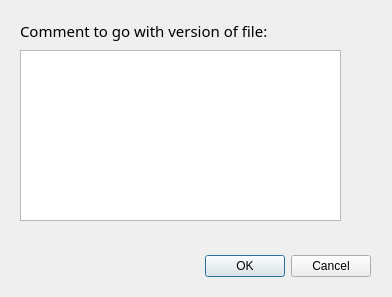
<?xml version="1.0" encoding="UTF-8"?>
<ui version="4.0">
 <class>GetComment</class>
 <widget class="QDialog" name="GetComment">
  <property name="geometry">
   <rect>
    <x>0</x>
    <y>0</y>
    <width>392</width>
    <height>297</height>
   </rect>
  </property>
  <property name="windowTitle">
   <string>Dialog</string>
  </property>
  <widget class="QDialogButtonBox" name="buttonBox">
   <property name="geometry">
    <rect>
     <x>30</x>
     <y>250</y>
     <width>341</width>
     <height>32</height>
    </rect>
   </property>
   <property name="orientation">
    <enum>Qt::Horizontal</enum>
   </property>
   <property name="standardButtons">
    <set>QDialogButtonBox::Cancel|QDialogButtonBox::Ok</set>
   </property>
  </widget>
  <widget class="QLabel" name="label">
   <property name="geometry">
    <rect>
     <x>20</x>
     <y>20</y>
     <width>311</width>
     <height>21</height>
    </rect>
   </property>
   <property name="font">
    <font>
     <family>MS Reference Sans Serif</family>
     <pointsize>11</pointsize>
    </font>
   </property>
   <property name="text">
    <string>Comment to go with version of file:</string>
   </property>
  </widget>
  <widget class="QTextEdit" name="textEdit">
   <property name="geometry">
    <rect>
     <x>20</x>
     <y>50</y>
     <width>321</width>
     <height>171</height>
    </rect>
   </property>
  </widget>
 </widget>
 <resources/>
 <connections>
  <connection>
   <sender>buttonBox</sender>
   <signal>accepted()</signal>
   <receiver>GetComment</receiver>
   <slot>accept()</slot>
   <hints>
    <hint type="sourcelabel">
     <x>248</x>
     <y>254</y>
    </hint>
    <hint type="destinationlabel">
     <x>157</x>
     <y>274</y>
    </hint>
   </hints>
  </connection>
  <connection>
   <sender>buttonBox</sender>
   <signal>rejected()</signal>
   <receiver>GetComment</receiver>
   <slot>reject()</slot>
   <hints>
    <hint type="sourcelabel">
     <x>316</x>
     <y>260</y>
    </hint>
    <hint type="destinationlabel">
     <x>286</x>
     <y>274</y>
    </hint>
   </hints>
  </connection>
 </connections>
</ui>
